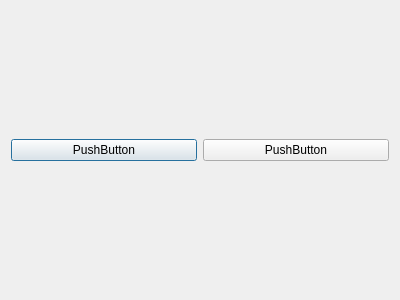
<?xml version="1.0" encoding="UTF-8"?>
<ui version="4.0">
 <class>DialogNewRelation</class>
 <widget class="QDialog" name="DialogNewRelation">
  <property name="geometry">
   <rect>
    <x>0</x>
    <y>0</y>
    <width>400</width>
    <height>300</height>
   </rect>
  </property>
  <property name="windowTitle">
   <string>Dialog</string>
  </property>
  <layout class="QVBoxLayout" name="verticalLayout">
   <item>
    <layout class="QHBoxLayout" name="horizontalLayout"/>
   </item>
   <item>
    <layout class="QHBoxLayout" name="horizontalLayout_2">
     <item>
      <widget class="QPushButton" name="pushButton_2">
       <property name="text">
        <string>PushButton</string>
       </property>
      </widget>
     </item>
     <item>
      <widget class="QPushButton" name="pushButton">
       <property name="text">
        <string>PushButton</string>
       </property>
      </widget>
     </item>
    </layout>
   </item>
  </layout>
 </widget>
 <resources/>
 <connections/>
</ui>
